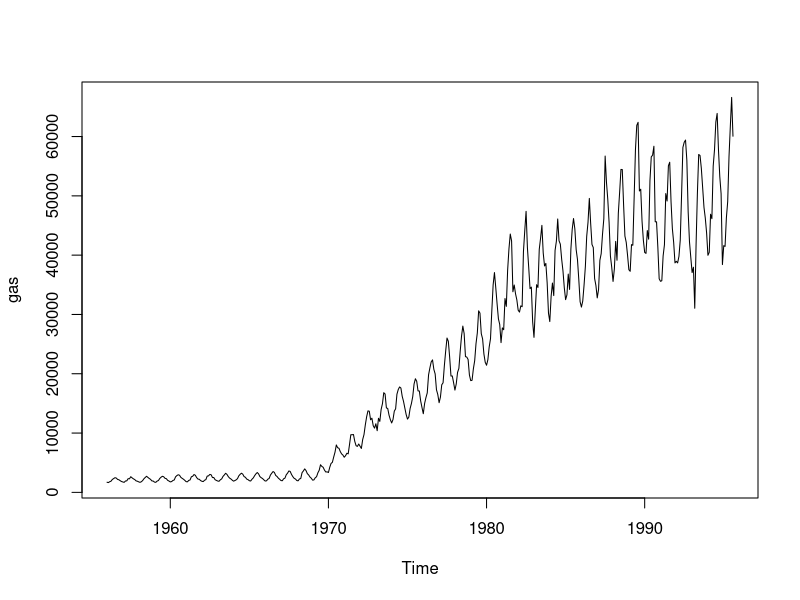
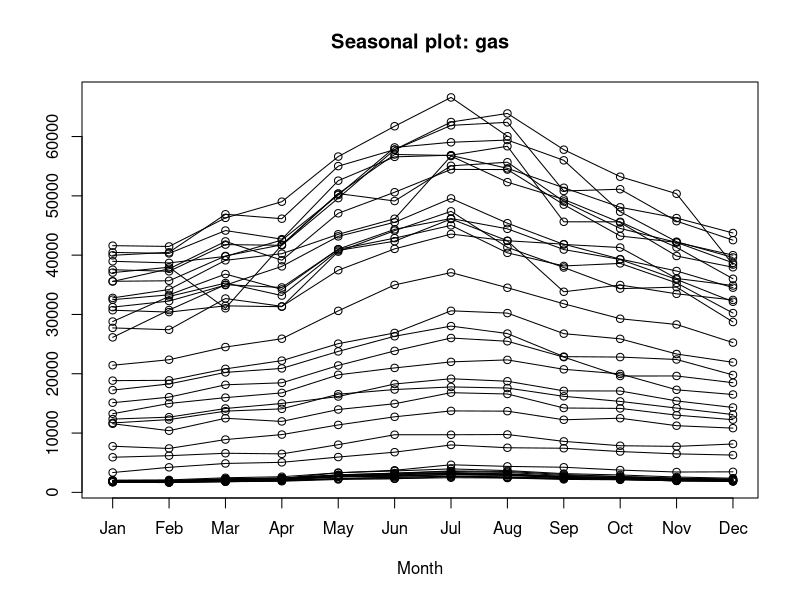
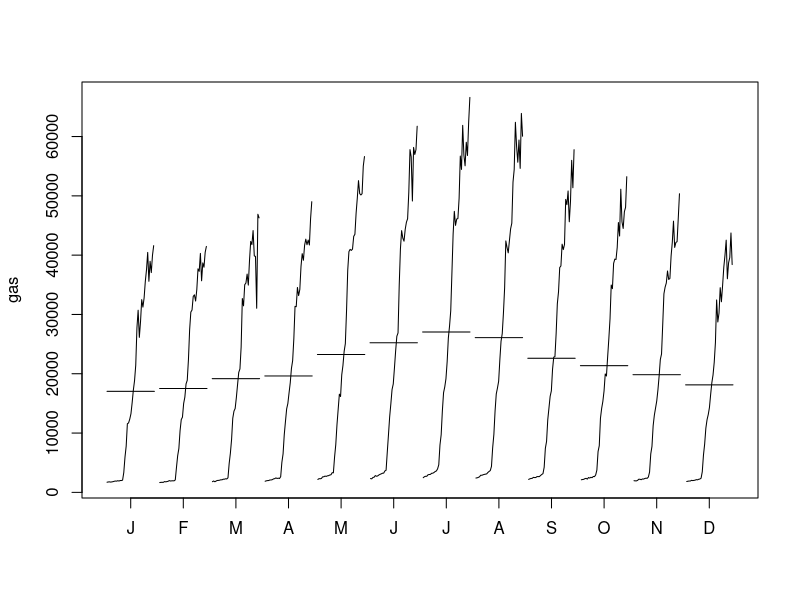
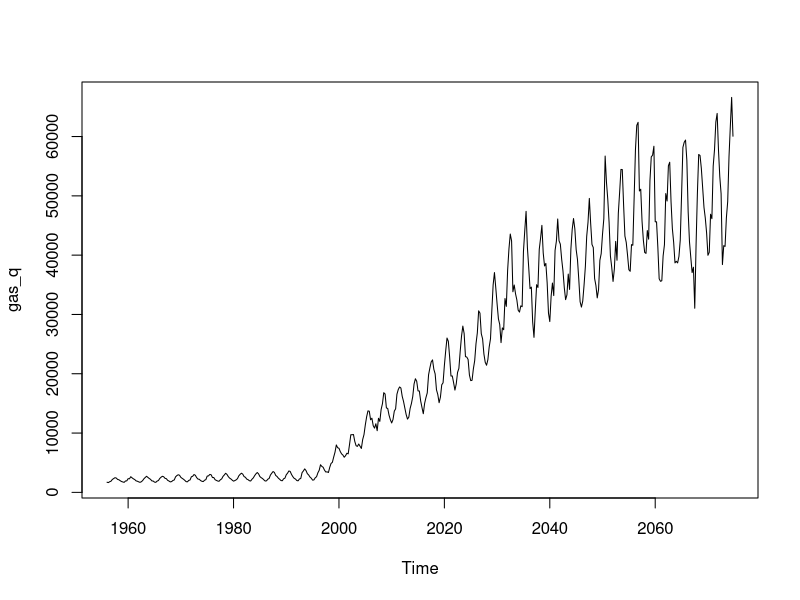
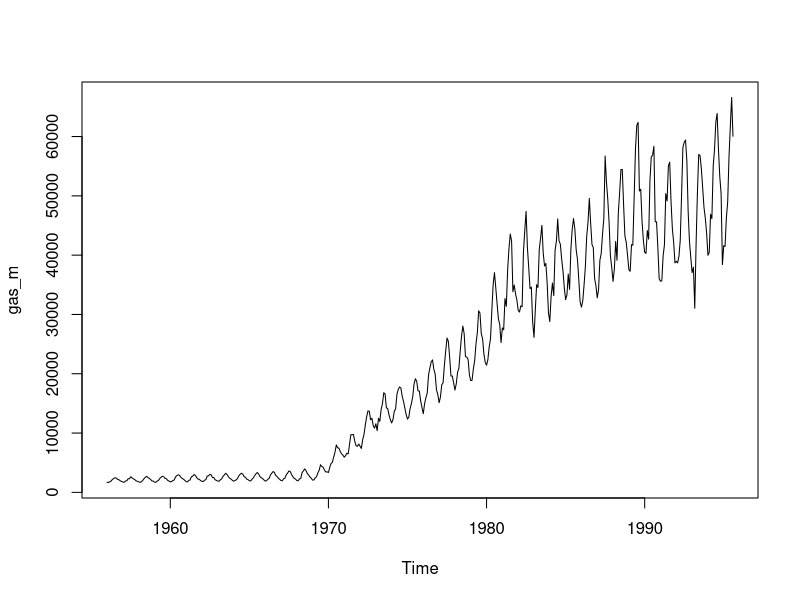
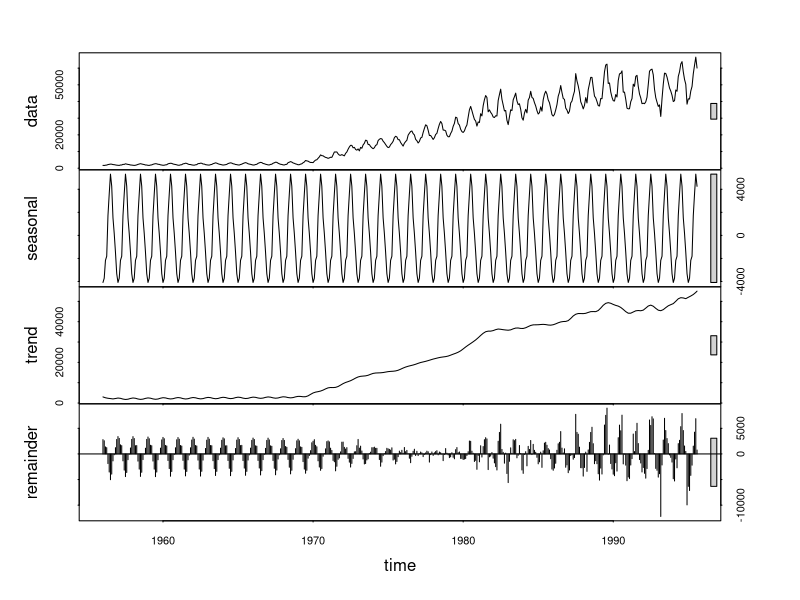
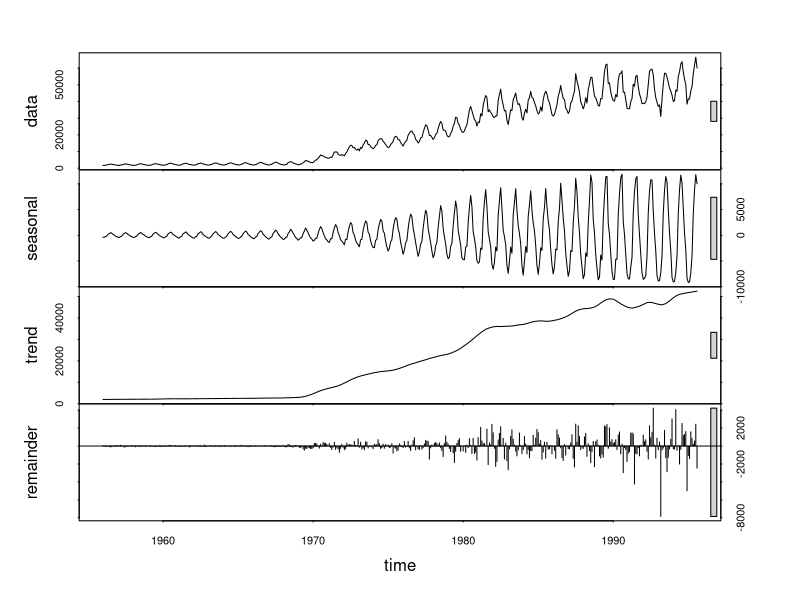
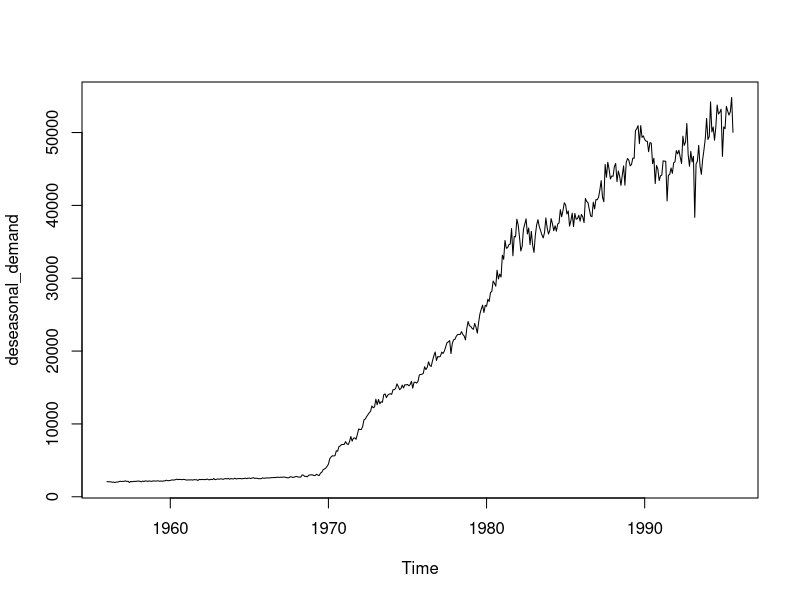

These figures' R source, in order: (Note: this script raises an error after producing the figures.)
library('ggplot2')
library('forecast')
library('tseries')
str(gas)

head(gas)
data(gas)

write.csv(gas, "gas_data.csv",row.names = FALSE)

#plot gas
plot(gas)
seasonplot(gas)
monthplot(gas)



#Quarterly gas data
gas_q = ts(gas, start = c(1956,1), frequency = 4)
plot(gas_q)
gas_q

#Monthly gas data(time series data)
gas_m = ts(gas , start = c(1956,1), frequency = 12)
plot(gas_m)
gas_m

#Decompose the data

gas_const = stl(gas_m, s.window = "periodic")#constant seasonality
plot(gas_const)
gas_const


gas_incon<-stl(gas_m, s.window=7) #seasonality changes
plot(gas_incon)
gas_incon

# to deseasonalize
deseasonal_demand =seasadj(gas_incon)
plot(deseasonal_demand)
deseasonal_demand
ts.plot(deseasonal_demand, gas, col=c("red", "blue"), main="Comparison of gas and Deseasonalized gas")



#Check for stationarity

#Dickey-Fuller Test 
adf.test(gas_m, alternative = "stationary")








#Differencing the time series data

count_d1 = diff(deseasonal_demand, differences = 1)# used only on deseasonalized data, d=1
plot(count_d1)

#test again if series is stationary
adf.test(count_d1, alternative = "stationary")#Differenced demand is stationary

#acf and pacf for dif time series

Acf(count_d1, main='ACF for Differenced Series')#q=9 which is taken upto lag 24
Pacf(count_d1, main='PACF for Differenced Series')#p=14 which is taken upto lag 24
acf(gas_m, lag.max = 24)
pacf(gas_m, lag.max = 24)

#From the ACF plot, there is a cut off after lag 0. This implies that q=0. PACF cuts off after lag 1. Hence p=1.

#Splitting into training and test sets
str(gas)
gastrain = window(deseasonal_demand, start=1956, end=c(1992,12))
gastest= window(deseasonal_demand, start=1993, end=c(1993,12))




# (ACF, diff, pacf) or (q,d,p)
demandARIMA1 = arima(gastrain, order=c(0,1,0))
demandARIMA1
demandARIMA2 = arima(gastrain, order=c(14,1,0))
demandARIMA2# 2nd lowest aic vale
demandARIMA3 = arima(gastrain, order=c(0,1,9))
demandARIMA3
demandARIMA4 = arima(gastrain, order=c(14,1,9))
demandARIMA4# lowest aic value

tsdisplay(residuals(demandARIMA4), lag.max=15, main='Model Residuals')# better model none of the errors are significat and touching the ble line
tsdisplay(residuals(demandARIMA2), lag.max=15, main='Model Residuals')

#There are no significant autocorrelations present. If the model is not correctly specified, that will usually be reflected in residuals in the form of trends, skeweness, or any other patterns not captured by the model. Ideally, residuals should look like white noise, meaning they are normally distributed.  Residuals plots show a smaller error range, more or less centered around 0.
# this was the manual Arima method

#Fitting with Auto ARIMA

fit<-auto.arima(gastrain, seasonal=FALSE)
fit
tsdisplay(residuals(fit), lag.max=45, main='Auto ARIMA Model Residuals')


#Auto ARIMA also fits the same p and q parameters for the model, but has a slightly lower AIC.

#Ljung box test
#H0: Residuals are independent
#Ha: Residuals are not independent

library(stats)
Box.test(demandARIMA$residuals)
Box.test(fit$residuals)


#Forecasting with the ARIMA model
fcast <- forecast(demandARIMA4, h=12)
fcast1 <- forecast(fit, h=12)
plot(fcast)
plot(fcast1)

fit1<-auto.arima(demandTS, seasonal=FALSE)
fcast2=forecast(fit1, h=12)
plot(fcast2)



#Accuracy of the forecast

f7=forecast(demandARIMA4)
accuracy(f7, gastest)

f8=forecast(fit)
accuracy(f8, gastest)




